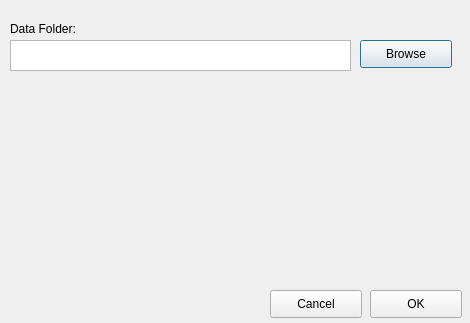
<?xml version="1.0" encoding="UTF-8"?>
<ui version="4.0">
 <class>SettingsDialog</class>
 <widget class="QDialog" name="SettingsDialog">
  <property name="geometry">
   <rect>
    <x>0</x>
    <y>0</y>
    <width>470</width>
    <height>323</height>
   </rect>
  </property>
  <property name="windowTitle">
   <string>Dialog</string>
  </property>
  <widget class="QPlainTextEdit" name="txtDataFolder">
   <property name="geometry">
    <rect>
     <x>10</x>
     <y>40</y>
     <width>341</width>
     <height>31</height>
    </rect>
   </property>
  </widget>
  <widget class="QPushButton" name="btnBrowseDataFolder">
   <property name="geometry">
    <rect>
     <x>360</x>
     <y>40</y>
     <width>92</width>
     <height>28</height>
    </rect>
   </property>
   <property name="text">
    <string>Browse</string>
   </property>
  </widget>
  <widget class="QLabel" name="label">
   <property name="geometry">
    <rect>
     <x>10</x>
     <y>20</y>
     <width>91</width>
     <height>18</height>
    </rect>
   </property>
   <property name="text">
    <string>Data Folder:</string>
   </property>
  </widget>
  <widget class="QPushButton" name="btnOK">
   <property name="geometry">
    <rect>
     <x>370</x>
     <y>290</y>
     <width>92</width>
     <height>28</height>
    </rect>
   </property>
   <property name="text">
    <string>OK</string>
   </property>
  </widget>
  <widget class="QPushButton" name="btnCancel">
   <property name="geometry">
    <rect>
     <x>270</x>
     <y>290</y>
     <width>92</width>
     <height>28</height>
    </rect>
   </property>
   <property name="text">
    <string>Cancel</string>
   </property>
  </widget>
 </widget>
 <resources/>
 <connections/>
</ui>
